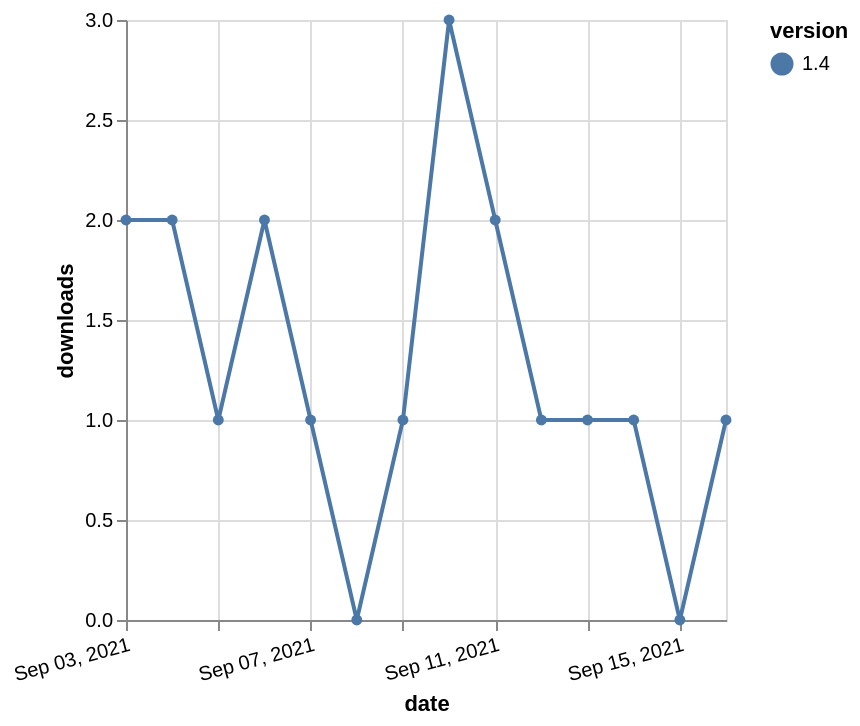

Here is the Vega-Lite specification saved for this chart:
### Vega-Lite specification from a JSON file in a GitHub repository (floating-point values rounded to 4 significant figures)
{"$schema": "https://vega.github.io/schema/vega-lite/v5.json", "description": "A simple bar chart with embedded data.", "data": {"values": [{"date": "2021-09-03", "total": 189, "delta": 2, "version": "1.4"}, {"date": "2021-09-04", "total": 191, "delta": 2, "version": "1.4"}, {"date": "2021-09-05", "total": 192, "delta": 1, "version": "1.4"}, {"date": "2021-09-06", "total": 194, "delta": 2, "version": "1.4"}, {"date": "2021-09-07", "total": 195, "delta": 1, "version": "1.4"}, {"date": "2021-09-08", "total": 195, "delta": 0, "version": "1.4"}, {"date": "2021-09-09", "total": 196, "delta": 1, "version": "1.4"}, {"date": "2021-09-10", "total": 199, "delta": 3, "version": "1.4"}, {"date": "2021-09-11", "total": 201, "delta": 2, "version": "1.4"}, {"date": "2021-09-12", "total": 202, "delta": 1, "version": "1.4"}, {"date": "2021-09-13", "total": 203, "delta": 1, "version": "1.4"}, {"date": "2021-09-14", "total": 204, "delta": 1, "version": "1.4"}, {"date": "2021-09-15", "total": 204, "delta": 0, "version": "1.4"}, {"date": "2021-09-16", "total": 205, "delta": 1, "version": "1.4"}]}, "width": "container", "mark": {"type": "line", "point": {"filled": true}}, "encoding": {"x": {"field": "date", "type": "temporal", "timeUnit": "yearmonthdate", "title": "date", "axis": {"labelAngle": -15}}, "y": {"field": "delta", "type": "quantitative", "title": "downloads"}, "color": {"field": "version", "type": "nominal"}, "tooltip": {"field": "delta"}}}
